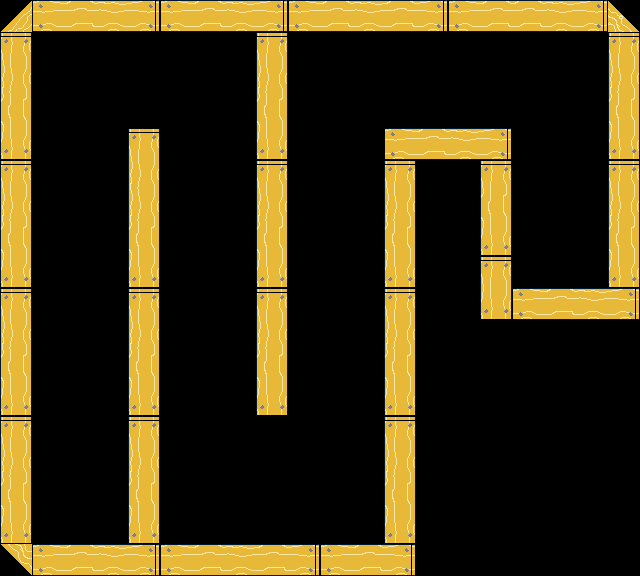

This is a level from a 2D game, rendered from its Tiled map with the project's own tilesets. A one-line summary and the complete map file follow:
An orthogonal 20x18 tile map with 32x32 px tiles, 2 tile layers (background, foreground), 2 tilesets and 30 objects (25x spikes, 3x fan, exit, spawn).

<map version="1.0" orientation="orthogonal" renderorder="right-down" width="20" height="18" tilewidth="32" tileheight="32" nextobjectid="85">
 <tileset firstgid="1" name="basic" tilewidth="32" tileheight="32" tilecount="256" columns="16">
  <image source="basic-tiles.png" width="512" height="512" />
 </tileset>
 <tileset firstgid="257" name="objects" tilewidth="32" tileheight="64" tilecount="3" columns="0">
  <tile id="1">
   <image width="32" height="64" source="fan_0.png" />
  </tile>
  <tile id="3">
   <image width="32" height="32" source="exit.png" />
  </tile>
  <tile id="4">
   <image width="32" height="32" source="spawn.png" />
  </tile>
 </tileset>
 <layer name="background" width="20" height="18">
  <data encoding="csv">
0,0,0,0,0,0,0,0,0,0,0,0,0,0,0,0,0,0,0,0,
0,0,0,0,0,0,0,0,0,0,0,0,0,0,0,0,0,0,0,0,
0,0,0,0,0,0,0,0,0,0,0,0,0,0,0,0,0,0,0,0,
0,0,0,0,0,0,0,0,0,0,0,0,0,0,0,0,0,0,0,0,
0,0,0,0,0,0,0,0,0,0,0,0,0,0,0,0,0,0,0,0,
0,0,0,0,0,0,0,0,0,0,0,0,0,0,0,0,0,0,0,0,
0,0,0,0,0,0,0,0,0,0,0,0,0,0,0,0,0,0,0,0,
0,0,0,0,0,0,0,0,0,0,0,0,0,0,0,0,0,0,0,0,
0,0,0,0,0,0,0,0,0,0,0,0,0,0,0,0,0,0,0,0,
0,0,0,0,0,0,0,0,0,0,0,0,0,0,0,0,0,0,0,0,
0,0,0,0,0,0,0,0,0,0,0,0,0,0,0,0,0,0,0,0,
0,0,0,0,0,0,0,0,0,0,0,0,0,0,0,0,0,0,0,0,
0,0,0,0,0,0,0,0,0,0,0,0,0,0,0,0,0,0,0,0,
0,0,0,0,0,0,0,0,0,0,0,0,0,0,0,0,0,0,0,0,
0,0,0,0,0,0,0,0,0,0,0,0,0,0,0,0,0,0,0,0,
0,0,0,0,0,0,0,0,0,0,0,0,0,0,0,0,0,0,0,0,
0,0,0,0,0,0,0,0,0,0,0,0,0,0,0,0,0,0,0,0,
0,0,0,0,0,0,0,0,0,0,0,0,0,0,0,0,0,0,0,0
</data>
 </layer>
 <layer name="foreground" width="20" height="18">
  <data encoding="csv">
4,66,67,68,69,66,67,68,69,66,67,68,67,69,66,67,67,68,69,5,
17,0,0,0,0,0,0,0,17,0,0,0,0,0,0,0,0,0,0,17,
33,0,0,0,0,0,0,0,33,0,0,0,0,0,0,0,0,0,0,33,
49,0,0,0,0,0,0,0,49,0,0,0,0,0,0,0,0,0,0,49,
65,0,0,0,17,0,0,0,65,0,0,0,66,67,68,69,0,0,0,65,
17,0,0,0,33,0,0,0,17,0,0,0,17,0,0,17,0,0,0,17,
33,0,0,0,33,0,0,0,33,0,0,0,33,0,0,49,0,0,0,33,
49,0,0,0,49,0,0,0,49,0,0,0,49,0,0,65,0,0,0,49,
65,0,0,0,65,0,0,0,65,0,0,0,65,0,0,17,0,0,0,65,
17,0,0,0,17,0,0,0,17,0,0,0,17,0,0,65,66,67,68,69,
33,0,0,0,33,0,0,0,33,0,0,0,33,0,0,0,0,0,0,0,
49,0,0,0,49,0,0,0,49,0,0,0,49,0,0,0,0,0,0,0,
65,0,0,0,65,0,0,0,65,0,0,0,65,0,0,0,0,0,0,0,
17,0,0,0,17,0,0,0,0,0,0,0,17,0,0,0,0,0,0,0,
33,0,0,0,33,0,0,0,0,0,0,0,33,0,0,0,0,0,0,0,
49,0,0,0,49,0,0,0,0,0,0,0,49,0,0,0,0,0,0,0,
65,0,0,0,65,0,0,0,0,0,0,0,65,0,0,0,0,0,0,0,
3,66,67,68,69,66,67,68,67,69,66,67,69,0,0,0,0,0,0,0
</data>
 </layer>
 <objectgroup name="objects">
  <object id="23" type="fan" gid="258" x="0" y="128" width="32" height="64" />
  <object id="24" name="exit" type="exit" gid="260" x="544" y="268" width="32" height="32" />
  <object id="25" name="spawn" type="spawn" gid="261" x="64" y="516" width="32" height="32" />
  <object id="51" type="spikes" gid="19" x="64" y="64" width="32" height="32" />
  <object id="53" type="spikes" gid="19" x="32" y="64" width="32" height="32" />
  <object id="54" type="spikes" gid="19" x="96" y="64" width="32" height="32" />
  <object id="55" type="spikes" gid="19" x="128" y="64" width="32" height="32" />
  <object id="56" type="spikes" gid="19" x="160" y="64" width="32" height="32" />
  <object id="57" type="spikes" gid="19" x="192" y="64" width="32" height="32" />
  <object id="58" type="spikes" gid="19" x="224" y="64" width="32" height="32" />
  <object id="59" type="fan" gid="258" x="128" y="512" width="32" height="64" />
  <object id="60" type="spikes" gid="18" x="160" y="544" width="32" height="32" />
  <object id="62" type="spikes" gid="18" x="192" y="544" width="32" height="32" />
  <object id="63" type="spikes" gid="18" x="224" y="544" width="32" height="32" />
  <object id="64" type="spikes" gid="18" x="256" y="544" width="32" height="32" />
  <object id="65" type="spikes" gid="18" x="288" y="544" width="32" height="32" />
  <object id="66" type="spikes" gid="18" x="320" y="544" width="32" height="32" />
  <object id="67" type="spikes" gid="18" x="352" y="544" width="32" height="32" />
  <object id="69" type="fan" gid="258" x="256" y="100" width="32" height="64" />
  <object id="70" type="spikes" gid="19" x="416" y="64" width="32" height="32" />
  <object id="71" type="spikes" gid="19" x="352" y="64" width="32" height="32" />
  <object id="72" type="spikes" gid="19" x="320" y="64" width="32" height="32" />
  <object id="73" type="spikes" gid="19" x="288" y="64" width="32" height="32" />
  <object id="74" type="spikes" gid="19" x="448" y="64" width="32" height="32" />
  <object id="75" type="spikes" gid="19" x="384" y="64" width="32" height="32" />
  <object id="76" type="spikes" gid="19" x="480" y="64" width="32" height="32" />
  <object id="77" type="spikes" gid="19" x="512" y="64" width="32" height="32" />
  <object id="78" type="spikes" gid="19" x="544" y="64" width="32" height="32" />
  <object id="80" type="spikes" gid="20" x="576" y="96" width="32" height="32" />
  <object id="84" type="spikes" gid="20" x="576" y="64" width="32" height="32" />
 </objectgroup>
</map>
